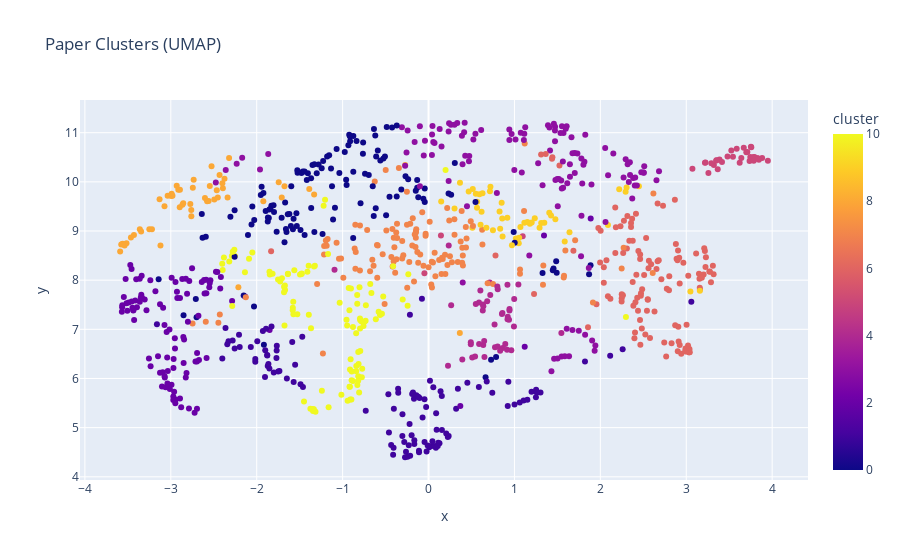

Notebook cell for this chart:
### Markdown cell above
#### plot

### Code cell
import matplotlib.pyplot as plt
import seaborn as sns
import umap
import pandas as pd
import plotly.express as px
from sklearn.manifold import TSNE

def plot_clusters(embeddings, labels, method='umap', sample_size=1000,
                 random_state=42, interactive=False):
    """
    Visualize clusters in 2D space with optional sampling

    Parameters:
    - embeddings: np.array of shape (n_samples, embedding_dim)
    - labels: Cluster labels array
    - method: 'umap' (default) or 'tsne'
    - sample_size: Number of points to plot (for large datasets)
    - interactive: Use Plotly for interactive visualization
    """
    # Convert embeddings to numpy array
    embeds = np.array(embeddings.tolist()) if isinstance(embeddings, pd.Series) else embeddings

    # Reduce dimensionality
    if method == 'umap':
        reducer = umap.UMAP(n_components=2, random_state=random_state)
        coords = reducer.fit_transform(embeds)
    else:
        coords = TSNE(n_components=2, random_state=random_state).fit_transform(embeds)

    # Create dataframe for plotting
    plot_df = pd.DataFrame({
        'x': coords[:, 0],
        'y': coords[:, 1],
        'cluster': labels
    })

    # Sample if needed
    if len(plot_df) > sample_size:
        plot_df = plot_df.sample(sample_size, random_state=random_state)

    # Create visualization
    if interactive:
        fig = px.scatter(plot_df, x='x', y='y', color='cluster',
                        hover_data={'x': False, 'y': False},
                        title=f'Paper Clusters ({method.upper()})')
        fig.show()
    else:
        plt.figure(figsize=(12, 8))
        sns.scatterplot(data=plot_df, x='x', y='y', hue='cluster',
                       palette='husl', alpha=0.7, s=50)
        plt.title(f'Paper Clusters ({method.upper()})')
        plt.xlabel('Dimension 1')
        plt.ylabel('Dimension 2')
        plt.show()

    return plot_df

plot_df = plot_clusters(embeddings, labels)

# Interactive plot
plot_clusters(embeddings, labels, interactive=True)

# Save coordinates back to DataFrame
df = df.join(plot_df[['x', 'y', 'cluster']])

### Figure 1 — Plotly figure (JSON) as saved in the notebook; plotly's stock layout.template omitted (floating-point values rounded to 4 significant figures; data arrays with more than 128 entries replaced by an {"elided": "..."} marker saying what was removed)
{"data": [{"hovertemplate": "cluster=%{marker.color}<extra></extra>", "legendgroup": "", "marker": {"color": {"elided": "1000 int values"}, "coloraxis": "coloraxis", "symbol": "circle"}, "mode": "markers", "name": "", "orientation": "v", "showlegend": false, "type": "scatter", "x": {"elided": "1000 float values"}, "xaxis": "x", "y": {"elided": "1000 float values"}, "yaxis": "y"}], "layout": {"coloraxis": {"colorbar": {"title": {"text": "cluster"}}, "colorscale": [[0, "#0d0887"], [0.1111, "#46039f"], [0.2222, "#7201a8"], [0.3333, "#9c179e"], [0.4444, "#bd3786"], [0.5556, "#d8576b"], [0.6667, "#ed7953"], [0.7778, "#fb9f3a"], [0.8889, "#fdca26"], [1, "#f0f921"]]}, "legend": {"tracegroupgap": 0}, "title": {"text": "Paper Clusters (UMAP)"}, "xaxis": {"anchor": "y", "domain": [0, 1], "title": {"text": "x"}}, "yaxis": {"anchor": "x", "domain": [0, 1], "title": {"text": "y"}}}}
